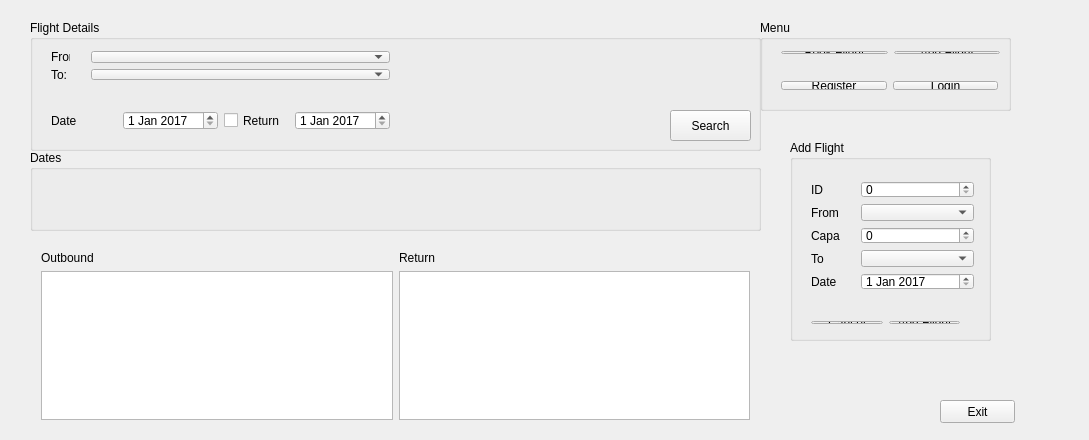
<?xml version="1.0" encoding="UTF-8"?>
<ui version="4.0">
 <class>MainWindow</class>
 <widget class="QMainWindow" name="MainWindow">
  <property name="geometry">
   <rect>
    <x>0</x>
    <y>0</y>
    <width>1089</width>
    <height>440</height>
   </rect>
  </property>
  <property name="windowTitle">
   <string>Takeoff</string>
  </property>
  <property name="windowIcon">
   <iconset theme="aeroplane.png">
    <normaloff>.</normaloff>.</iconset>
  </property>
  <property name="styleSheet">
   <string notr="true"/>
  </property>
  <widget class="QWidget" name="centralWidget">
   <widget class="QStackedWidget" name="pages">
    <property name="geometry">
     <rect>
      <x>20</x>
      <y>10</y>
      <width>1051</width>
      <height>451</height>
     </rect>
    </property>
    <property name="currentIndex">
     <number>0</number>
    </property>
    <widget class="QWidget" name="Home">
     <widget class="QPushButton" name="exitButton">
      <property name="geometry">
       <rect>
        <x>920</x>
        <y>390</y>
        <width>75</width>
        <height>23</height>
       </rect>
      </property>
      <property name="text">
       <string>Exit</string>
      </property>
     </widget>
     <widget class="QGroupBox" name="flightDetailsBox">
      <property name="geometry">
       <rect>
        <x>10</x>
        <y>10</y>
        <width>731</width>
        <height>131</height>
       </rect>
      </property>
      <property name="title">
       <string>Flight Details</string>
      </property>
      <widget class="QPushButton" name="searchFlightButton_2">
       <property name="geometry">
        <rect>
         <x>640</x>
         <y>90</y>
         <width>81</width>
         <height>31</height>
        </rect>
       </property>
       <property name="text">
        <string>Search</string>
       </property>
      </widget>
      <widget class="QWidget" name="layoutWidget">
       <property name="geometry">
        <rect>
         <x>10</x>
         <y>80</y>
         <width>361</width>
         <height>41</height>
        </rect>
       </property>
       <layout class="QHBoxLayout" name="horizontalLayout_9">
        <item>
         <widget class="QLabel" name="fromLabel_2">
          <property name="text">
           <string>Date</string>
          </property>
         </widget>
        </item>
        <item>
         <widget class="QDateEdit" name="flightDateEdit">
          <property name="dateTime">
           <datetime>
            <hour>0</hour>
            <minute>0</minute>
            <second>0</second>
            <year>2017</year>
            <month>1</month>
            <day>1</day>
           </datetime>
          </property>
         </widget>
        </item>
        <item>
         <widget class="QCheckBox" name="returnCheckBox">
          <property name="toolTip">
           <string>&lt;html&gt;&lt;head/&gt;&lt;body&gt;&lt;p&gt;&lt;br/&gt;&lt;/p&gt;&lt;/body&gt;&lt;/html&gt;</string>
          </property>
          <property name="text">
           <string>Return</string>
          </property>
         </widget>
        </item>
        <item>
         <widget class="QDateEdit" name="returnDateEdit">
          <property name="dateTime">
           <datetime>
            <hour>0</hour>
            <minute>0</minute>
            <second>0</second>
            <year>2017</year>
            <month>1</month>
            <day>1</day>
           </datetime>
          </property>
         </widget>
        </item>
       </layout>
      </widget>
      <widget class="QWidget" name="layoutWidget">
       <property name="geometry">
        <rect>
         <x>10</x>
         <y>20</y>
         <width>41</width>
         <height>51</height>
        </rect>
       </property>
       <layout class="QVBoxLayout" name="verticalLayout_12">
        <item>
         <widget class="QLabel" name="fromLabel">
          <property name="text">
           <string>From:</string>
          </property>
         </widget>
        </item>
        <item>
         <widget class="QLabel" name="toLabel">
          <property name="text">
           <string>To:</string>
          </property>
         </widget>
        </item>
       </layout>
      </widget>
      <widget class="QWidget" name="layoutWidget">
       <property name="geometry">
        <rect>
         <x>50</x>
         <y>20</y>
         <width>321</width>
         <height>51</height>
        </rect>
       </property>
       <layout class="QVBoxLayout" name="verticalLayout">
        <item>
         <widget class="QComboBox" name="toAirportList"/>
        </item>
        <item>
         <widget class="QComboBox" name="fromAirportList"/>
        </item>
       </layout>
      </widget>
     </widget>
     <widget class="QGroupBox" name="datesGroupBox">
      <property name="geometry">
       <rect>
        <x>10</x>
        <y>140</y>
        <width>731</width>
        <height>81</height>
       </rect>
      </property>
      <property name="styleSheet">
       <string notr="true"/>
      </property>
      <property name="title">
       <string>Dates</string>
      </property>
     </widget>
     <widget class="QStackedWidget" name="popups">
      <property name="geometry">
       <rect>
        <x>750</x>
        <y>110</y>
        <width>301</width>
        <height>261</height>
       </rect>
      </property>
      <property name="currentIndex">
       <number>2</number>
      </property>
      <widget class="QWidget" name="LoginPage">
       <widget class="QGroupBox" name="loginPopup">
        <property name="geometry">
         <rect>
          <x>10</x>
          <y>0</y>
          <width>251</width>
          <height>171</height>
         </rect>
        </property>
        <property name="title">
         <string>Login</string>
        </property>
        <widget class="QWidget" name="layoutWidget_3">
         <property name="geometry">
          <rect>
           <x>20</x>
           <y>20</y>
           <width>201</width>
           <height>131</height>
          </rect>
         </property>
         <layout class="QVBoxLayout" name="verticalLayout_8">
          <item>
           <layout class="QHBoxLayout" name="horizontalLayout_2">
            <item>
             <layout class="QVBoxLayout" name="verticalLayout_9">
              <item>
               <widget class="QLabel" name="usernameLabel_2">
                <property name="text">
                 <string>Username:</string>
                </property>
               </widget>
              </item>
              <item>
               <widget class="QLabel" name="passwordLabel_2">
                <property name="text">
                 <string>Password:</string>
                </property>
               </widget>
              </item>
             </layout>
            </item>
            <item>
             <layout class="QVBoxLayout" name="verticalLayout_10">
              <item>
               <widget class="QLineEdit" name="usernameField_2">
                <property name="maximumSize">
                 <size>
                  <width>135</width>
                  <height>16777215</height>
                 </size>
                </property>
               </widget>
              </item>
              <item>
               <widget class="QLineEdit" name="passwordField_2">
                <property name="maximumSize">
                 <size>
                  <width>135</width>
                  <height>16777215</height>
                 </size>
                </property>
               </widget>
              </item>
             </layout>
            </item>
           </layout>
          </item>
          <item>
           <layout class="QVBoxLayout" name="verticalLayout_11">
            <item>
             <widget class="QPushButton" name="loginuserButton_2">
              <property name="text">
               <string>Login</string>
              </property>
             </widget>
            </item>
            <item>
             <widget class="QPushButton" name="loginBackButton_2">
              <property name="text">
               <string>Back</string>
              </property>
             </widget>
            </item>
           </layout>
          </item>
         </layout>
        </widget>
       </widget>
      </widget>
      <widget class="QWidget" name="RegisterPage">
       <widget class="QGroupBox" name="registerPopup">
        <property name="geometry">
         <rect>
          <x>10</x>
          <y>10</y>
          <width>261</width>
          <height>251</height>
         </rect>
        </property>
        <property name="title">
         <string>Register</string>
        </property>
        <widget class="QWidget" name="layoutWidget">
         <property name="geometry">
          <rect>
           <x>10</x>
           <y>20</y>
           <width>152</width>
           <height>128</height>
          </rect>
         </property>
         <layout class="QHBoxLayout" name="horizontalLayout_3">
          <item>
           <layout class="QVBoxLayout" name="verticalLayout_5">
            <item>
             <widget class="QLabel" name="emailLabel">
              <property name="text">
               <string>Email</string>
              </property>
             </widget>
            </item>
            <item>
             <widget class="QLabel" name="firstNameLabel">
              <property name="text">
               <string>First name</string>
              </property>
             </widget>
            </item>
            <item>
             <widget class="QLabel" name="lastNameLabel">
              <property name="text">
               <string>Last name</string>
              </property>
             </widget>
            </item>
            <item>
             <widget class="QLabel" name="passwordList">
              <property name="text">
               <string>Password</string>
              </property>
             </widget>
            </item>
            <item>
             <widget class="QLabel" name="passwordList_2">
              <property name="text">
               <string>Confirm Password</string>
              </property>
             </widget>
            </item>
           </layout>
          </item>
          <item>
           <layout class="QVBoxLayout" name="verticalLayout_4">
            <item>
             <widget class="QLineEdit" name="emailInput"/>
            </item>
            <item>
             <widget class="QLineEdit" name="firstNameInput"/>
            </item>
            <item>
             <widget class="QLineEdit" name="lastNameInput"/>
            </item>
            <item>
             <widget class="QLineEdit" name="passwordInput">
              <property name="echoMode">
               <enum>QLineEdit::Password</enum>
              </property>
             </widget>
            </item>
            <item>
             <widget class="QLineEdit" name="passwordInput_2">
              <property name="echoMode">
               <enum>QLineEdit::Password</enum>
              </property>
             </widget>
            </item>
           </layout>
          </item>
         </layout>
        </widget>
        <widget class="QWidget" name="layoutWidget">
         <property name="geometry">
          <rect>
           <x>10</x>
           <y>190</y>
           <width>231</width>
           <height>31</height>
          </rect>
         </property>
         <layout class="QHBoxLayout" name="horizontalLayout">
          <item>
           <widget class="QPushButton" name="cancelRegister">
            <property name="text">
             <string>Cancel</string>
            </property>
           </widget>
          </item>
          <item>
           <widget class="QPushButton" name="registerUserButton">
            <property name="text">
             <string>Register</string>
            </property>
           </widget>
          </item>
         </layout>
        </widget>
       </widget>
      </widget>
      <widget class="QWidget" name="AddFlightPage">
       <widget class="QGroupBox" name="addFlightPopup">
        <property name="geometry">
         <rect>
          <x>20</x>
          <y>20</y>
          <width>201</width>
          <height>201</height>
         </rect>
        </property>
        <property name="title">
         <string>Add Flight</string>
        </property>
        <widget class="QWidget" name="layoutWidget_4">
         <property name="geometry">
          <rect>
           <x>10</x>
           <y>30</y>
           <width>51</width>
           <height>131</height>
          </rect>
         </property>
         <layout class="QVBoxLayout" name="verticalLayout_7">
          <item>
           <widget class="QLabel" name="IDLabel">
            <property name="text">
             <string>ID</string>
            </property>
           </widget>
          </item>
          <item>
           <widget class="QLabel" name="addFromLabel">
            <property name="text">
             <string>From</string>
            </property>
           </widget>
          </item>
          <item>
           <widget class="QLabel" name="label_2">
            <property name="text">
             <string>Capacity</string>
            </property>
           </widget>
          </item>
          <item>
           <widget class="QLabel" name="addToLabel">
            <property name="text">
             <string>To</string>
            </property>
           </widget>
          </item>
          <item>
           <widget class="QLabel" name="addDateLabel">
            <property name="text">
             <string>Date</string>
            </property>
           </widget>
          </item>
         </layout>
        </widget>
        <widget class="QWidget" name="layoutWidget_5">
         <property name="geometry">
          <rect>
           <x>60</x>
           <y>30</y>
           <width>135</width>
           <height>131</height>
          </rect>
         </property>
         <layout class="QVBoxLayout" name="verticalLayout_6">
          <item>
           <widget class="QSpinBox" name="IDInput">
            <property name="maximum">
             <number>1000</number>
            </property>
            <property name="singleStep">
             <number>1</number>
            </property>
           </widget>
          </item>
          <item>
           <widget class="QComboBox" name="addFlightFrom"/>
          </item>
          <item>
           <widget class="QSpinBox" name="capacityNumber">
            <property name="maximum">
             <number>1000</number>
            </property>
           </widget>
          </item>
          <item>
           <widget class="QComboBox" name="addFlightTo"/>
          </item>
          <item>
           <widget class="QDateEdit" name="addFlightDate">
            <property name="date">
             <date>
              <year>2017</year>
              <month>1</month>
              <day>1</day>
             </date>
            </property>
           </widget>
          </item>
         </layout>
        </widget>
        <widget class="QWidget" name="layoutWidget">
         <property name="geometry">
          <rect>
           <x>10</x>
           <y>170</y>
           <width>171</width>
           <height>25</height>
          </rect>
         </property>
         <layout class="QHBoxLayout" name="horizontalLayout_10">
          <item>
           <widget class="QPushButton" name="cancelAddFlightButton">
            <property name="text">
             <string>Cancel</string>
            </property>
           </widget>
          </item>
          <item>
           <widget class="QPushButton" name="addFlightButton">
            <property name="text">
             <string>Add Flight</string>
            </property>
           </widget>
          </item>
         </layout>
        </widget>
        <zorder>layoutWidget</zorder>
        <zorder>layoutWidget_5</zorder>
        <zorder>layoutWidget_4</zorder>
       </widget>
      </widget>
     </widget>
     <widget class="QWidget" name="layoutWidget">
      <property name="geometry">
       <rect>
        <x>10</x>
        <y>230</y>
        <width>731</width>
        <height>191</height>
       </rect>
      </property>
      <layout class="QHBoxLayout" name="horizontalLayout_5">
       <item>
        <layout class="QVBoxLayout" name="verticalLayout_2">
         <item>
          <widget class="QLabel" name="label">
           <property name="text">
            <string>&lt;html&gt;&lt;head/&gt;&lt;body&gt;&lt;p&gt;Outbound&lt;/p&gt;&lt;/body&gt;&lt;/html&gt;</string>
           </property>
          </widget>
         </item>
         <item>
          <widget class="QListWidget" name="listWidget_2">
           <property name="styleSheet">
            <string notr="true"/>
           </property>
          </widget>
         </item>
        </layout>
       </item>
       <item>
        <layout class="QVBoxLayout" name="verticalLayout_3">
         <item>
          <widget class="QLabel" name="returnFlightLabel">
           <property name="text">
            <string>Return</string>
           </property>
          </widget>
         </item>
         <item>
          <widget class="QListWidget" name="returnFlightList">
           <property name="styleSheet">
            <string notr="true"/>
           </property>
          </widget>
         </item>
        </layout>
       </item>
      </layout>
     </widget>
     <widget class="QGroupBox" name="menuButtons">
      <property name="geometry">
       <rect>
        <x>740</x>
        <y>10</y>
        <width>251</width>
        <height>91</height>
       </rect>
      </property>
      <property name="title">
       <string>Menu</string>
      </property>
      <widget class="QWidget" name="layoutWidget_2">
       <property name="geometry">
        <rect>
         <x>10</x>
         <y>20</y>
         <width>241</width>
         <height>25</height>
        </rect>
       </property>
       <layout class="QHBoxLayout" name="horizontalLayout_7">
        <item>
         <widget class="QPushButton" name="bookFlightButton">
          <property name="text">
           <string>Book Flight</string>
          </property>
         </widget>
        </item>
        <item>
         <widget class="QPushButton" name="addFlightButton_2">
          <property name="text">
           <string>Add Flight</string>
          </property>
         </widget>
        </item>
       </layout>
      </widget>
      <widget class="QWidget" name="layoutWidget_6">
       <property name="geometry">
        <rect>
         <x>10</x>
         <y>50</y>
         <width>239</width>
         <height>31</height>
        </rect>
       </property>
       <layout class="QHBoxLayout" name="horizontalLayout_8">
        <item>
         <widget class="QPushButton" name="registerButton_2">
          <property name="text">
           <string>Register</string>
          </property>
         </widget>
        </item>
        <item>
         <widget class="QPushButton" name="loginButton_2">
          <property name="text">
           <string>Login</string>
          </property>
         </widget>
        </item>
       </layout>
      </widget>
     </widget>
     <zorder>layoutWidget</zorder>
     <zorder>flightDetailsBox</zorder>
     <zorder>exitButton</zorder>
     <zorder>datesGroupBox</zorder>
     <zorder>popups</zorder>
     <zorder>menuButtons</zorder>
    </widget>
    <widget class="QWidget" name="Login"/>
    <widget class="QWidget" name="Register"/>
    <widget class="QWidget" name="bookFlight"/>
    <widget class="QWidget" name="addFlight"/>
   </widget>
  </widget>
 </widget>
 <layoutdefault spacing="6" margin="11"/>
 <tabstops>
  <tabstop>exitButton</tabstop>
  <tabstop>toAirportList</tabstop>
  <tabstop>flightDateEdit</tabstop>
  <tabstop>fromAirportList</tabstop>
  <tabstop>returnCheckBox</tabstop>
  <tabstop>searchFlightButton_2</tabstop>
  <tabstop>returnDateEdit</tabstop>
  <tabstop>usernameField_2</tabstop>
  <tabstop>passwordField_2</tabstop>
  <tabstop>loginuserButton_2</tabstop>
  <tabstop>loginBackButton_2</tabstop>
  <tabstop>emailInput</tabstop>
  <tabstop>firstNameInput</tabstop>
  <tabstop>lastNameInput</tabstop>
  <tabstop>passwordInput</tabstop>
  <tabstop>passwordInput_2</tabstop>
  <tabstop>cancelRegister</tabstop>
  <tabstop>registerUserButton</tabstop>
  <tabstop>listWidget_2</tabstop>
  <tabstop>returnFlightList</tabstop>
 </tabstops>
 <resources/>
 <connections>
  <connection>
   <sender>exitButton</sender>
   <signal>clicked()</signal>
   <receiver>MainWindow</receiver>
   <slot>close()</slot>
   <hints>
    <hint type="sourcelabel">
     <x>980</x>
     <y>400</y>
    </hint>
    <hint type="destinationlabel">
     <x>602</x>
     <y>337</y>
    </hint>
   </hints>
  </connection>
 </connections>
</ui>
